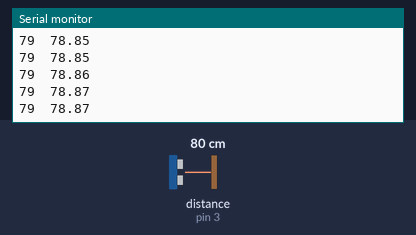
Bench run of a sketch on a simulated Arduino Uno, built with avr-gcc and run on an emulated ATmega328P. Parts: the last lines printed to the serial monitor. Wiring (inferred from the names in the program): ultrasonic range finder: trigger pin 2; echo pin 3. The test bench sets the inputs (shaded band); at power-on: distance to the obstacle (sensor on pin 3) 80 cm. The echo pulse lasts 58.3 µs per cm.

Above: at 1.2 s.
1.3 s: distance to the obstacle (sensor on pin 3) set to 2 cm
At 2.1 s:
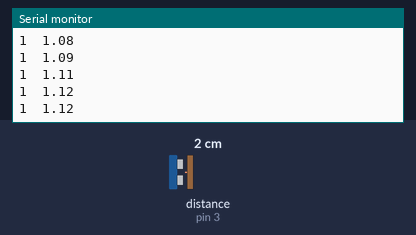
2.8 s: distance to the obstacle (sensor on pin 3) set to 4 cm
At 3.7 s:
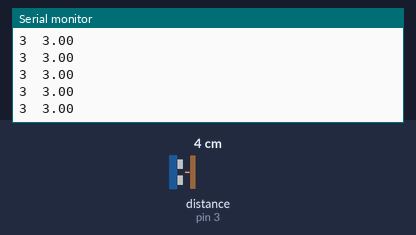
Timing chart, 0 to 5.8 s (numbered marks = the images above; inputs shaded):
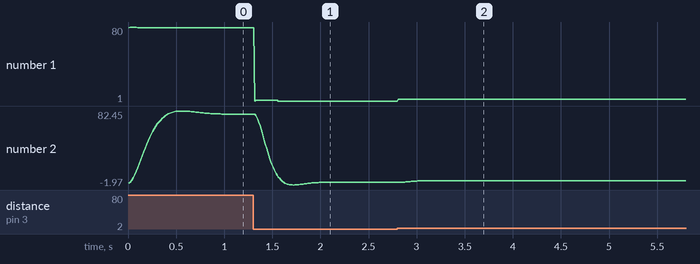

The sketch:

ultrasound.ino
```cpp
/*
    Ultrasonic sensor Pins:
        VCC: +5VDC
        Trig : Trigger (INPUT) - Pin11
        Echo: Echo (OUTPUT) - Pin 12
        GND: GND
 */

const int TRIGPIN1 = 2;
const int ECHOPIN1 = 3;
long duration, cm, inches;

//// kalman variables
//float varVolt = 1.12184278324081E-05;  // variance determined using excel and reading samples of raw sensor data
//float varProcess = 1e-8;
//float Pc = 0.0;
//float G = 0.0;
//float P = 1.0;
//float Xp = 0.0;
//float Zp = 0.0;
//float Xe = 0.0;


//Low pass butterworth filter order=2 alpha1=0.02
class  FilterBuLp2
{
  public:
    FilterBuLp2()
    {
      v[0]=0.0;
      v[1]=0.0;
    }
  private:
    float v[3];
  public:
    float step(float x) //class II
    {
      v[0] = v[1];
      v[1] = v[2];
      v[2] = (3.621681514928615665e-3 * x)
         + (-0.83718165125602272969 * v[0])
         + (1.82269492519630826877 * v[1]);
      return
         (v[0] + v[2])
        +2 * v[1];
    }
};


FilterBuLp2 filter;

void setup() {
  //Serial Port begin
  Serial.begin (9600);
  //Define inputs and outputs
  pinMode(TRIGPIN1, OUTPUT);
  pinMode(ECHOPIN1, INPUT);
}


void loop()
{
  duration = readUS1();

  // convert the time into a distance
  cm = (duration/2) / 29.1;
  inches = (duration/2) / 74;

//  // kalman process
//  Pc = P + varProcess;
//  G = Pc/(Pc + varVolt);    // kalman gain
//  P = (1-G)*Pc;
//  Xp = Xe;
//  Zp = Xp;
//  Xe = G*(cm-Zp)+Xp;   // the kalman estimate of the sensor voltage

  Serial.print(cm);
  Serial.print('\t');
//  Serial.print(cm);
  Serial.print(filter.step(cm));
  Serial.println();
  delay(10);
}

// read ultrasound duration
long readUS1() {
  // The sensor is triggered by a HIGH pulse of 10 or more microseconds.
  // Give a short LOW pulse beforehand to ensure a clean HIGH pulse:
  digitalWrite(TRIGPIN1, LOW);
  delayMicroseconds(2);
  digitalWrite(TRIGPIN1, HIGH);
  delayMicroseconds(5);
  digitalWrite(TRIGPIN1, LOW);

  // Read the signal from the sensor: a HIGH pulse whose
  // duration is the time (in microseconds) from the sending
  // of the ping to the reception of its echo off of an object.
  pinMode(ECHOPIN1, INPUT);
  return pulseIn(ECHOPIN1, HIGH, 20*1000);
}
```

Measured:
- after the input at 1.3 s, the serial monitor: prints a new line at once (image 1)
- plotted number 1: 79 → 1 after the input at 1.3 s
- plotted number 2: 78.92 → 1 after the input at 1.3 s
